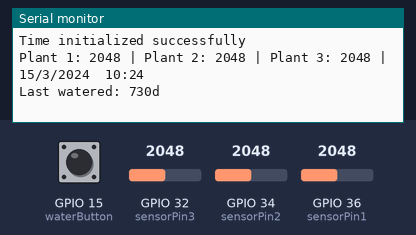
This program was run on a simulated ESP32. Shown: the last lines printed to the serial monitor. The test bench sets the inputs (shaded band); at power-on: GPIO 32 (sensorPin3) = 2048, GPIO 34 (sensorPin2) = 2048, GPIO 36 (sensorPin1) = 2048, GPIO 15 (waterButton) HIGH. WiFi joins after 1.5 s; servers stay silent unless stated; the local clock reads 2024-03-15 10:24:30 at power-on unless the program sets it.

Above: at 7.0 s.
7.1 s: GPIO 32 (sensorPin3) set to 2866
14.6 s: GPIO 34 (sensorPin2) set to 2866
At 16.7 s:
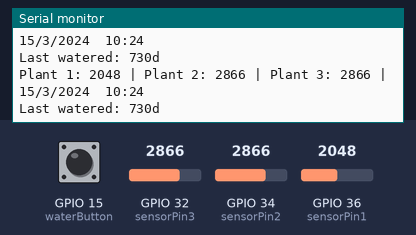
22.1 s: GPIO 36 (sensorPin1) set to 2866
At 26.7 s:
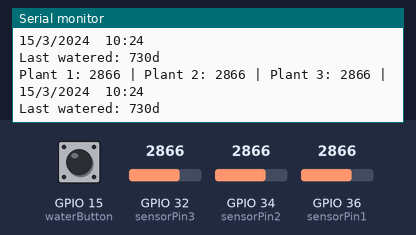
29.6 s: GPIO 32 (sensorPin3) set to 3603
At 36.7 s:
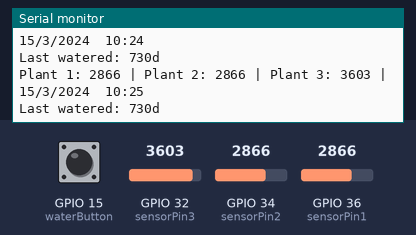
37.1 s: GPIO 34 (sensorPin2) set to 3603
44.6 s: GPIO 36 (sensorPin1) set to 3603
At 46.8 s:
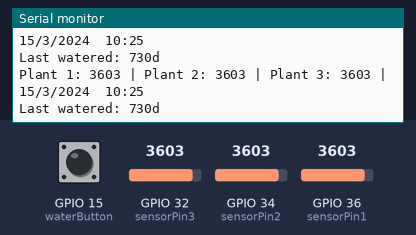
Timing chart, 0 to 48.3 s (numbered marks = the images above; inputs shaded):
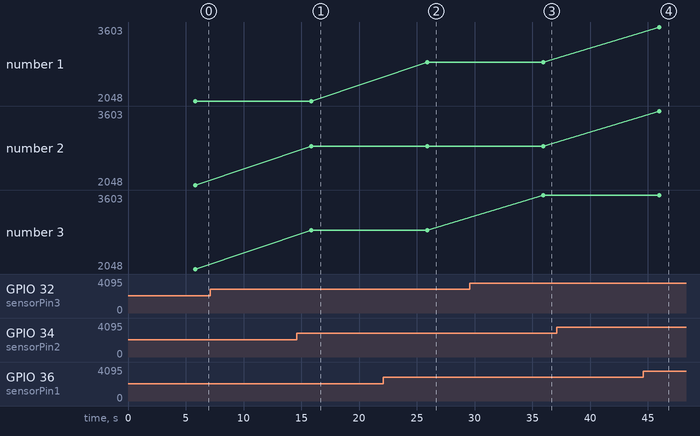

The program:

main.cpp
```cpp
#include <Arduino.h>

#define BLYNK_PRINT Serial
/* Fill in information from Blynk Device Info here */
#define BLYNK_TEMPLATE_NAME "plantSitter"
#define BLYNK_AUTH_TOKEN "YBdVFppzLLNMLMEfqKVgnI8N56qReS0l"
#define BLYNK_TEMPLATE_ID "TMPL4Ino2K8h1"

#include <Wire.h>
// #include <Adafruit_GFX.h>
// #include <Adafruit_SSD1306.h>
#include <WiFi.h>
#include <time.h>
// #include <credentials.h>
#include <BlynkSimpleEsp32.h>
#include "esp_http_server.h"
#include <Adafruit_GFX.h>
#include <Adafruit_SSD1306.h>

// Soil moisture levels
#define soilWet 1000
#define soilDry 2700

// Pin definitions
#define plantName1 "Basilson"
#define sensorPin1 36
#define sensorPower1 25

#define plantName2 "Calathius"
#define sensorPin2 34
#define sensorPower2 26

#define plantName3 "Monsteria"
#define sensorPin3 32
#define sensorPower3 27

// Wi-Fi credentials
const char* ssid = "ROGspot";
const char* password = "Kltown5.";

// Time server
const char* ntpServer = "pool.ntp.org";

bool timeInitialized = false;
unsigned long lastWatered = 0;

// Button handling variables
const int waterButton = 15;
unsigned long lastDebounceTime = 0;
unsigned long debounceDelay = 50;
int lastButtonState = HIGH;
int blynkWaterButtonState = HIGH; // New variable to store Blynk button state


int readSensor(int plantPin, int power);
String getStatus(int moisture);

void setup() {
  Serial.begin(115200);

  pinMode(waterButton, INPUT_PULLUP);
  pinMode(sensorPower1, OUTPUT);
  digitalWrite(sensorPower1, LOW);
  pinMode(sensorPower2, OUTPUT);
  digitalWrite(sensorPower2, LOW);
  pinMode(sensorPower3, OUTPUT);
  digitalWrite(sensorPower3, LOW);
  pinMode(waterButton, INPUT_PULLUP);

  // pinMode(2, OUTPUT);
  // digitalWrite(2, LOW); // Ensure LED is off initially

  // Set up time
  configTime(3600, 3600, ntpServer);
  delay(2000);

  // Wait for time to be set
  int timeoutCounter = 0;
  while (!timeInitialized && timeoutCounter < 10) {
    time_t now;
    struct tm timeinfo;
    if (getLocalTime(&timeinfo)) {
      timeInitialized = true;
      time(&now);
      lastWatered = now - (2 * 365 * 24 * 60 * 60);
      Serial.println("Time initialized successfully");
    } else {
      delay(1000);
      timeoutCounter++;
    }
  }

  if (!timeInitialized) {
    Serial.println("Failed to initialize time");
  }

  Blynk.begin(BLYNK_AUTH_TOKEN, ssid, password);
  Serial.println();

  delay(2000);
}

void loop() {
  Blynk.run();

  time_t now;
  struct tm timeinfo;
  time(&now);
  localtime_r(&now, &timeinfo);

  int moisture1 = readSensor(sensorPin1, sensorPower1);
  int moisture2 = readSensor(sensorPin2, sensorPower2);
  int moisture3 = readSensor(sensorPin3, sensorPower3);

  String status1 = getStatus(moisture1);
  String status2 = getStatus(moisture2);
  String status3 = getStatus(moisture3);

  Serial.print("Plant 1: "); Serial.print(moisture1); Serial.print(" | ");
  Serial.print("Plant 2: "); Serial.print(moisture2); Serial.print(" | ");
  Serial.print("Plant 3: "); Serial.print(moisture3); Serial.print(" | ");
  Serial.println();

  Blynk.virtualWrite(V0, moisture1);
  Blynk.virtualWrite(V1, moisture2);
  Blynk.virtualWrite(V2, moisture3);

  Blynk.virtualWrite(V3, status1);
  Blynk.virtualWrite(V4, status2);
  Blynk.virtualWrite(V5, status3);

  int reading = digitalRead(waterButton);
  // Check for button press with debouncing
  if (reading != lastButtonState) {
    lastDebounceTime = millis();
  }

  if ((millis() - lastDebounceTime) > debounceDelay) {
    if (reading == LOW) {
      Serial.println("\nWatering plant");
      delay(2000);
    }
  }

  lastButtonState = reading;

  int daysSinceWatered = (now - lastWatered) / (60 * 60 * 24);

  Serial.print(timeinfo.tm_mday, DEC);
  Serial.print("/");
  Serial.print(timeinfo.tm_mon + 1, DEC);
  Serial.print("/");
  Serial.print(timeinfo.tm_year + 1900, DEC);
  Serial.print("  ");
  Serial.print(timeinfo.tm_hour, DEC);
  Serial.print(":");
  Serial.println(timeinfo.tm_min, DEC);

  Serial.print("Last watered: ");
  Serial.print(daysSinceWatered, DEC);
  Serial.println("d");

  delay(10000);

  Serial.println("");
  Serial.println("");
}

int readSensor(int plantPin, int power) {
  digitalWrite(power, HIGH);
  delay(10);
  int val = analogRead(plantPin);
  digitalWrite(power, LOW);
  return val;
}

String getStatus(int moisture) {
  if (moisture < soilWet) {
    return "I'm Hydrated";
  } else if (moisture >= soilWet && moisture < soilDry) {
    return "I'm good";
  } else {
    return "I'm thirsty";
  }
}
```

Measured:
- after the input at 14.6 s, the serial monitor: prints a new line after 1.3 s (image 1)
- after the input at 22.1 s, the serial monitor: prints a new line after 3.8 s (image 2)
- after the input at 29.6 s, the serial monitor: prints a new line after 6.3 s (image 3)
- after the input at 44.6 s, the serial monitor: prints a new line after 1.4 s (image 4)
- plotted number 3: 2866 → 3603 after the input at 29.6 s
